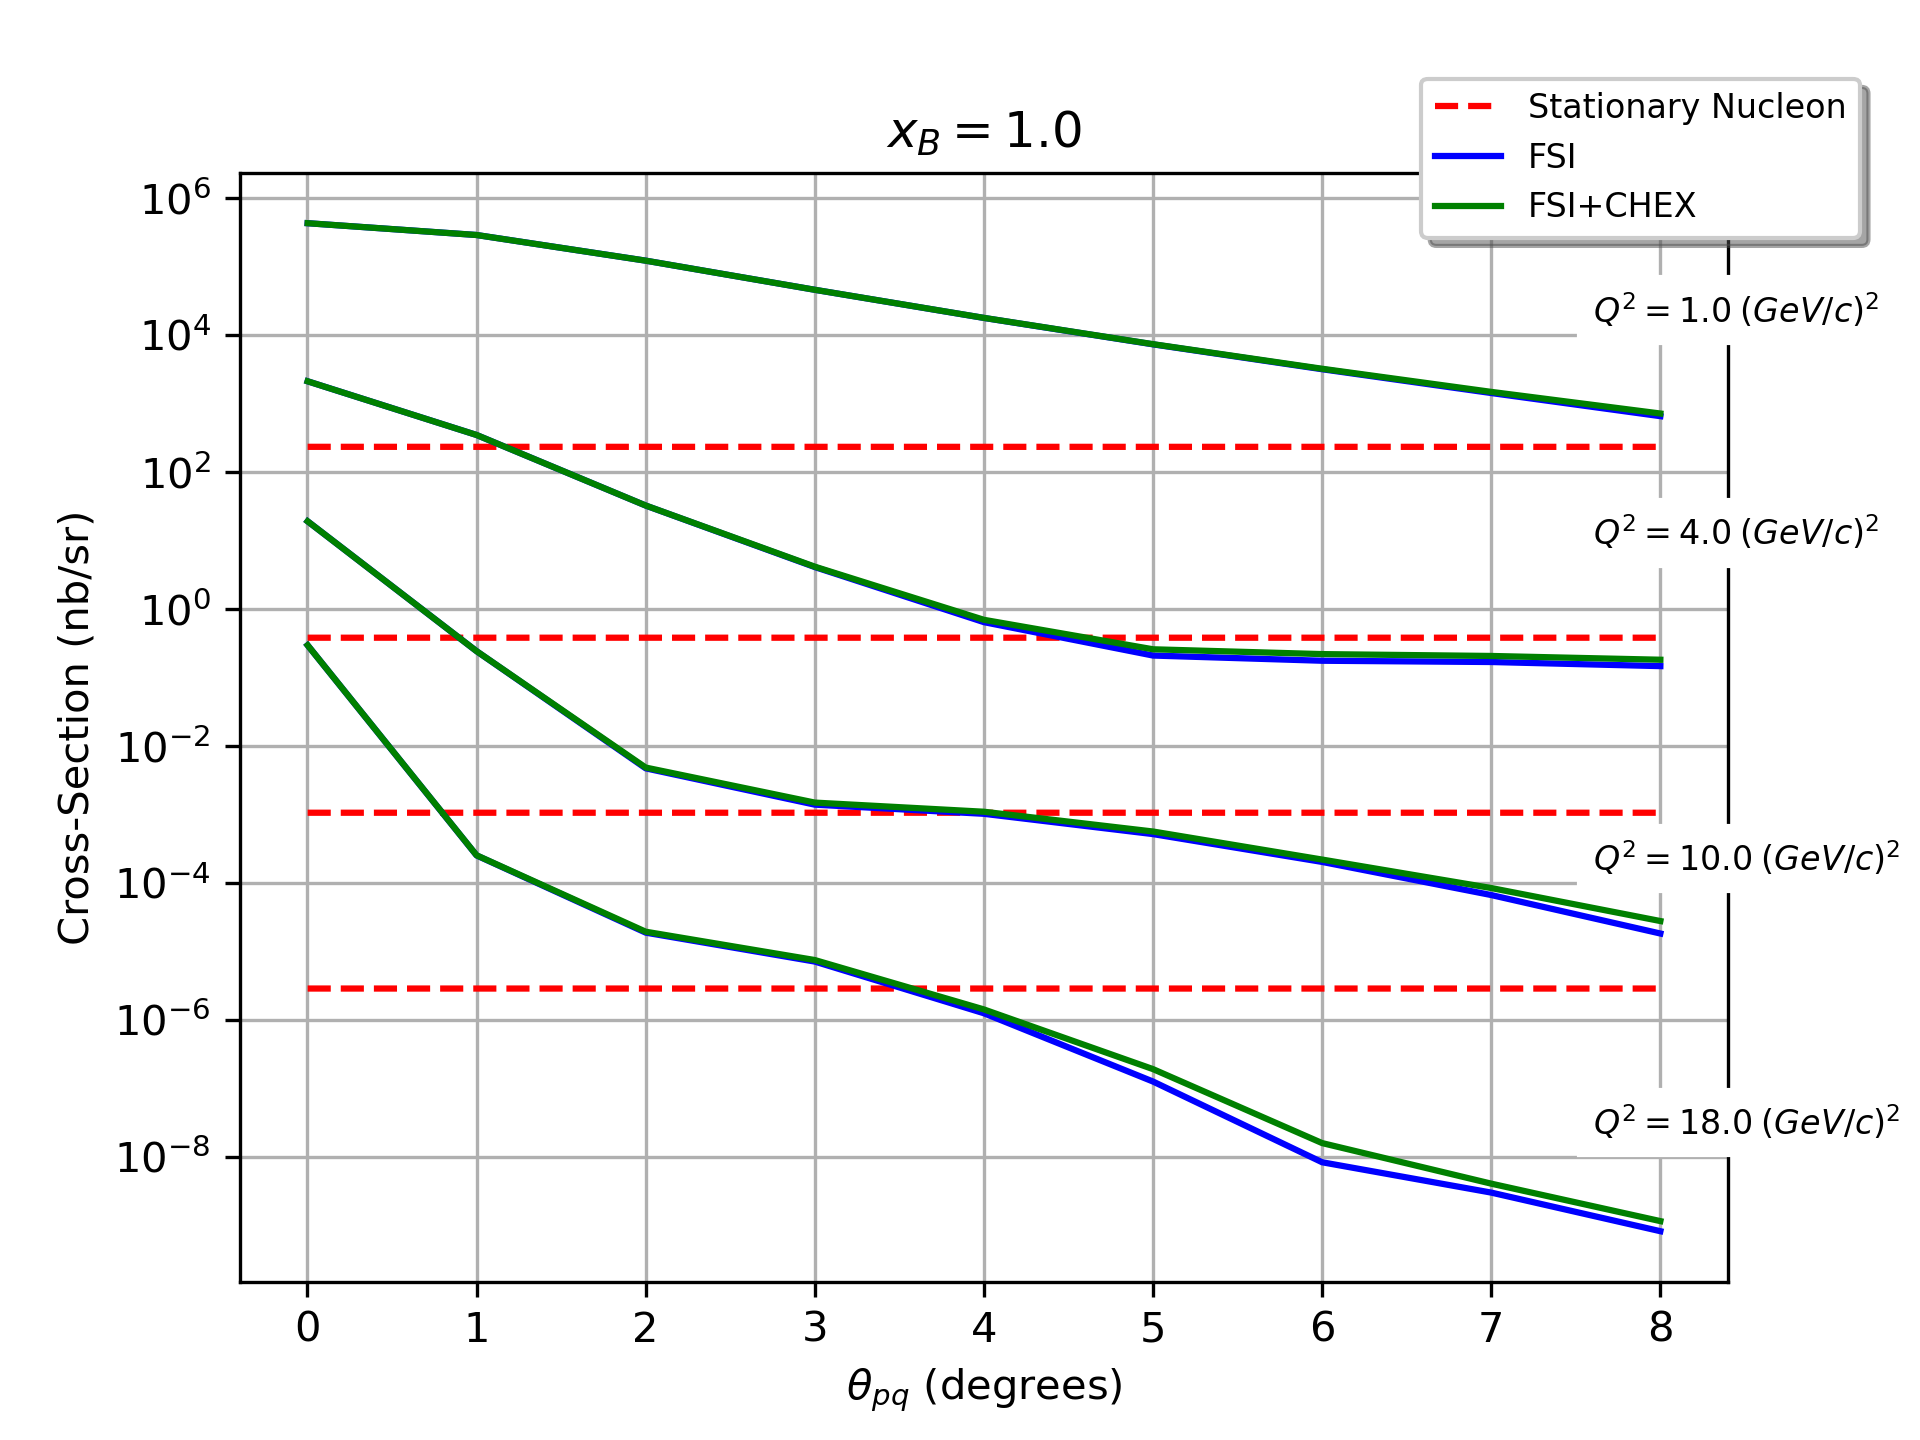

Python code for this plot:
import pandas as pd
import numpy as np
import matplotlib.pyplot as plt
from matplotlib.lines import Line2D

# initializing and defining data
file_numbers = [1, 4, 10, 18]
file_names = [f"{num}_q2.txt" for num in file_numbers]

colors = ['red', 'blue', 'green']

plt.figure()

# iterating through data files to plot data
for file_name in file_names:
    data = pd.read_csv(file_name, delim_whitespace=True, header=None)
    
    theta_fq = data.iloc[:, 4]      # polar angle of struck nucleon with respect to q
    crs_n_st = data.iloc[:,-1]      # cross-section of stationary neutron
    fsi = data.iloc[:,-3]           # final state interaction cross-section
    chex = data.iloc[:,-2]          # charge exchange cross-section

    
    plt.plot(theta_fq, crs_n_st, linestyle='--', color=colors[0])
    plt.plot(theta_fq, fsi, linestyle='-', color=colors[1])
    plt.plot(theta_fq, chex, color=colors[2])
    

# creating legend
legend = [Line2D([0], [0], linestyle='--', color=colors[0], label='Stationary Nucleon'),
          Line2D([0], [0], linestyle='-', color=colors[1], label='FSI'),
          Line2D([0], [0], linestyle='-', color=colors[2], label='FSI+CHEX')]



plt.legend(handles=legend, loc='upper right', fontsize=8, bbox_to_anchor=(1.1, 1.1), fancybox=True, shadow=True)

# creating dictionary for labeling each respective group of curves
d_0 = {"backgroundcolor": "white", "color": "black", "family": "Times New Roman", "size": 8,
     "style": "italic", "weight": "bold"}

plt.text(7.6, 2.1e-08, r"$Q^2 = 18.0$ $(GeV/c)^2$", fontdict=d_0)
plt.text(7.6, 0.000150, r"$Q^2 = 10.0$ $(GeV/c)^2$", fontdict=d_0)
plt.text(7.6, 8.5, r"$Q^2 = 4.0$ $(GeV/c)^2$", fontdict=d_0)
plt.text(7.6, 15319, r"$Q^2 = 1.0$ $(GeV/c)^2$", fontdict=d_0)

plt.grid()
plt.xlabel(r'$\theta_{pq}$ (degrees)')
plt.ylabel(r'Cross-Section (nb/sr)')
plt.title(r'$x_B = 1.0$')
plt.yscale('log')

plt.savefig('Q2_x1.png', dpi=300)

plt.show()